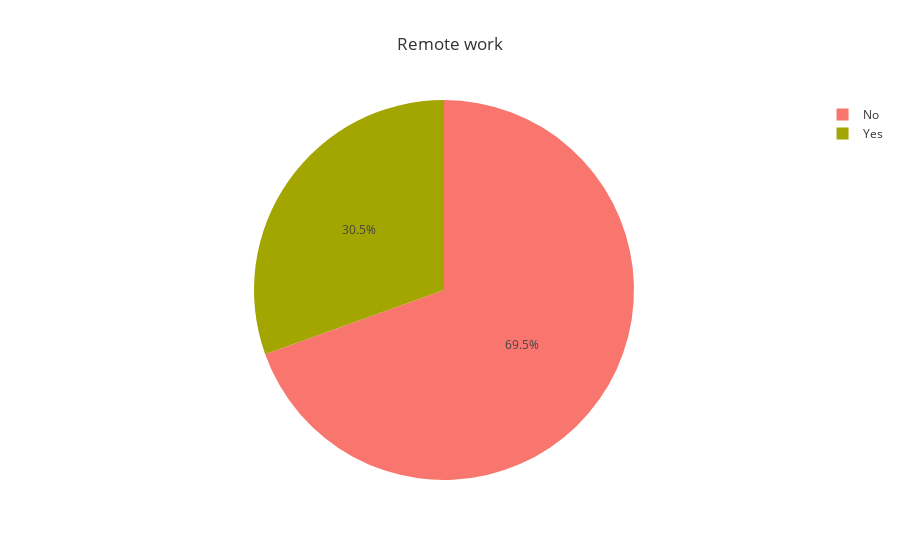

Notebook cell for this chart:
### Code cell
plot_remo = data2['remote_work'].value_counts().reset_index()
plot_remo .columns = ['remote_work','count']

px.pie(plot_remo ,values='count',names='remote_work',template='ggplot2',title='Remote work')

# remote work looks good

### Figure 1 — Plotly figure (JSON) as saved in the notebook; plotly's stock layout.template omitted (floating-point values rounded to 4 significant figures)
{"data": [{"domain": {"x": [0, 1], "y": [0, 1]}, "hovertemplate": "remote_work=%{label}<br>count=%{value}<extra></extra>", "labels": ["No", "Yes"], "legendgroup": "", "name": "", "showlegend": true, "type": "pie", "values": [675, 296]}], "layout": {"legend": {"tracegroupgap": 0}, "title": {"text": "Remote work"}}}
